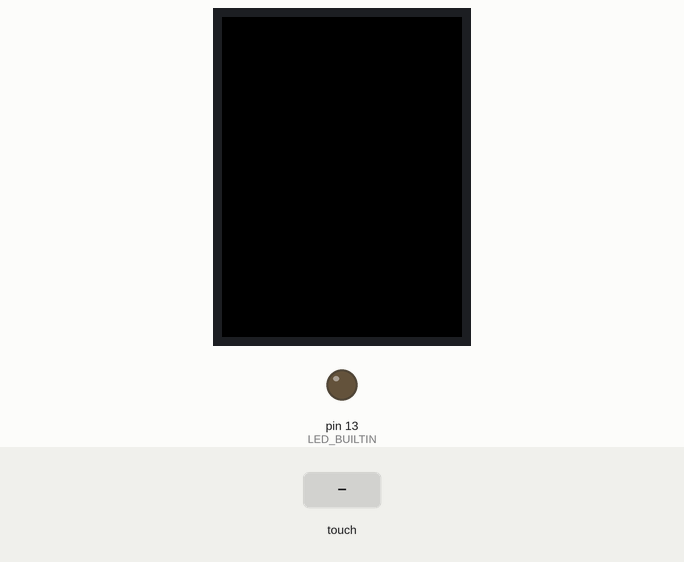
Recording of a sketch running on a simulated Arduino Uno, built with avr-gcc and run on an emulated ATmega328P. Shown: 320×240 colour display, output pins drawn as LEDs (lit = HIGH). The test bench sets the inputs (shaded band). Pins used as bus, display or sensor lines are not drawn.

Above: at 1.3 s.
1.4 s: touch panel pressed at 13 % / 10 % of its raw x / y range
At 2.4 s:
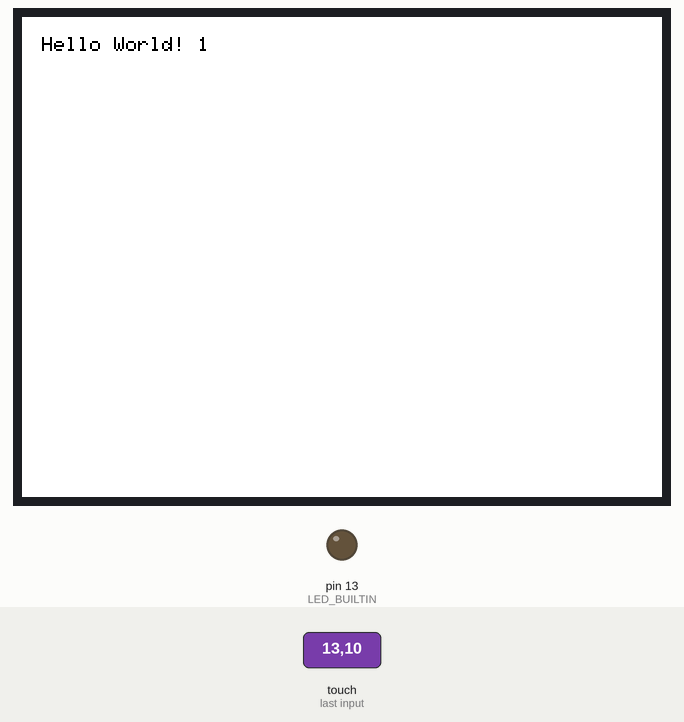
3.2 s: touch panel pressed at 38 % / 10 % of its raw x / y range
At 3.4 s:
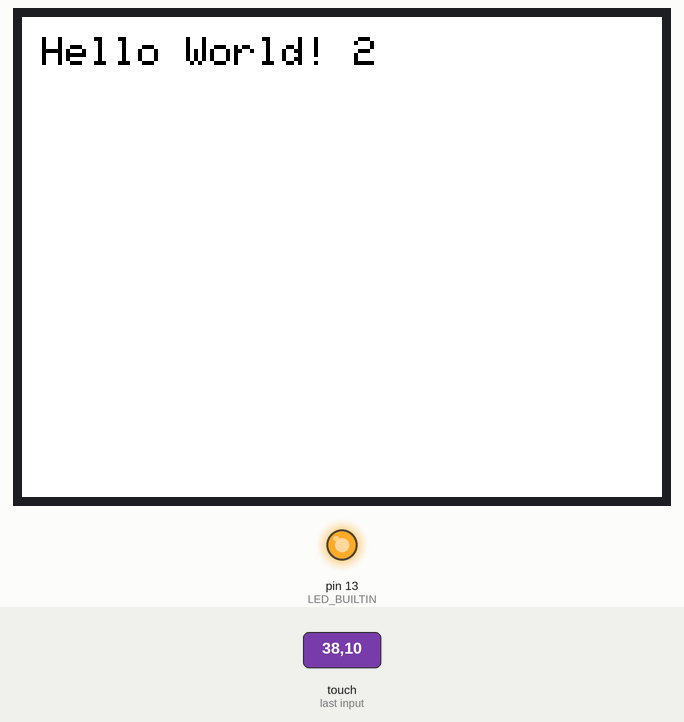
At 3.8 s:
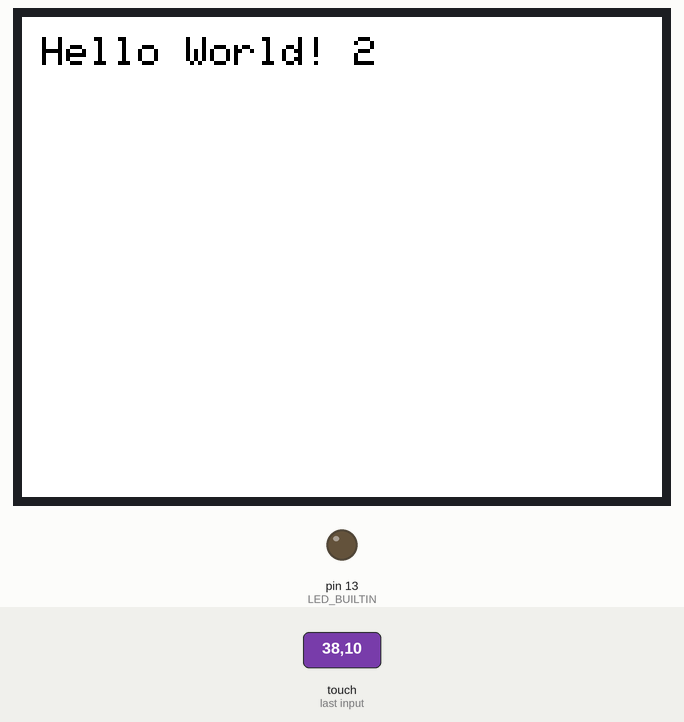
Timing chart, 0 to 6.2 s (numbered marks = the images above; inputs shaded):
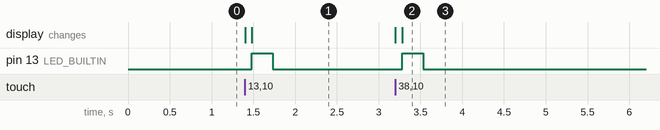

The sketch:

touchScreenTextSize.ino
```cpp
#include <Adafruit_GFX.h>
#include <MCUFRIEND_kbv.h>

#define TEXT_COLOUR 0x0000
#define BACKGROUND_COLOUR	0xffff

MCUFRIEND_kbv display;

// Touchscreen stuff
#include <TouchScreen.h>

const int XP=7,XM=A1,YP=A2,YM=6; //240x320 ID=0x9341
const int TS_LEFT=951,TS_RT=168,TS_TOP=193,TS_BOT=940;

#define MINPRESSURE 200
#define MAXPRESSURE 1000

TouchScreen ts = TouchScreen(XP, YP, XM, YM, 300);

void nextTextSize(String text, uint8_t size);

bool pressed = false;
uint8_t currentTextSize = 1;

bool Touch_getXY(void)
{
    TSPoint p = ts.getPoint();
    pinMode(YP, OUTPUT);      //restore shared pins
    pinMode(XM, OUTPUT);
    digitalWrite(YP, HIGH);   //because TFT control pins
    digitalWrite(XM, HIGH);
    bool isPressed = (p.z > MINPRESSURE && p.z < MAXPRESSURE);
    return isPressed;
}

void setup() {
  // put your setup code here, to run once:
  pinMode(LED_BUILTIN, OUTPUT);
  uint16_t displayId = display.readID();
  display.begin(displayId);
  display.setRotation(3);
}

void loop() {
  // put your main code here, to run repeatedly:
  pressed = Touch_getXY();

  if (pressed && currentTextSize <= 5) {
    nextTextSize("Hello World! " + String(currentTextSize), currentTextSize);
    currentTextSize++;
    pressed = false;
    digitalWrite(LED_BUILTIN, HIGH);
    delay(250);
  } else {
    digitalWrite(LED_BUILTIN, LOW);
  }
}

void nextTextSize(String text, uint8_t size) {
  display.setCursor(10, 10);
  display.setTextSize(size);
  display.setTextColor(TEXT_COLOUR, BACKGROUND_COLOUR);
  display.fillScreen(BACKGROUND_COLOUR);

  display.println(text);
}
```

Measured:
- after the input at 1.4 s, pin 13 (LED_BUILTIN): LOW → HIGH after 0.08 s, → LOW 0.25 s later; the display: first changes at once (image 1 shows a later state)
- after the input at 3.2 s, pin 13 (LED_BUILTIN): LOW → HIGH after 0.08 s, → LOW 0.25 s later; the display: first changes at once (image 2 shows a later state)
